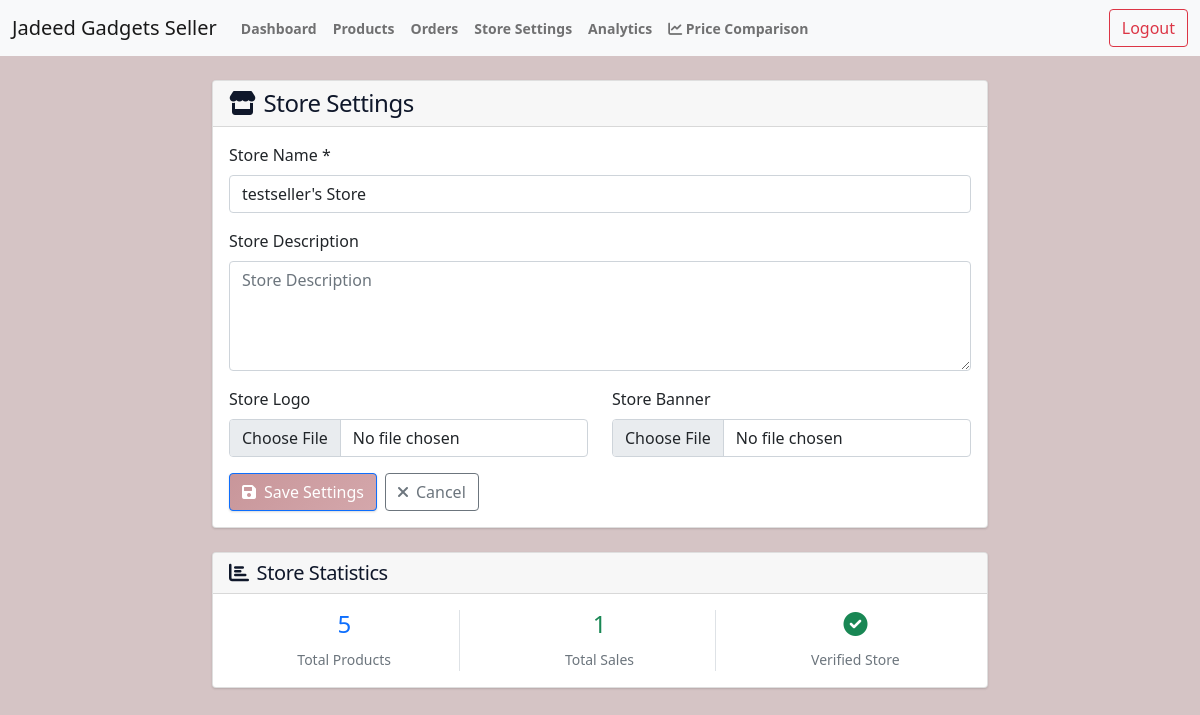
The page /seller/store/ (signed in) on the database its author committed.
### products/models.py (models this page shows, shortened)
class Store(models.Model):
    seller = models.OneToOneField(User, on_delete=models.CASCADE, related_name='store', limit_choices_to={'role': 'seller'})
    name = models.CharField(max_length=100)
    description = models.TextField(blank=True)
    logo = models.ImageField(upload_to='store_logos/', blank=True, null=True)
    banner = models.ImageField(upload_to='store_banners/', blank=True, null=True)
    is_active = models.BooleanField(default=True)
    is_verified = models.BooleanField(default=False)
    created_at = models.DateTimeField(auto_now_add=True)
    updated_at = models.DateTimeField(auto_now=True)
    @property
    def total_products(self):
        return self.seller.products.filter(is_active=True).count()
    @property
    def total_sales(self):
        from orders.models import OrderItem
        return OrderItem.objects.filter(product__seller=self.seller).count()

### accounts/models.py (models this page shows, shortened)
class User(AbstractUser):
    ROLE_CHOICES = [
        ('buyer', 'Buyer'),
        ('seller', 'Seller'),
        ('admin', 'Admin'),
    ]
    role = models.CharField(max_length=10, choices=ROLE_CHOICES, default='buyer')
    email = models.EmailField(unique=True)
    wishlist = models.ManyToManyField('products.Product', related_name='wishlisted_by', blank=True)

### products/seller_views.py (the view)
# urls.py: path('store/', seller_views.store_settings, name='store_settings'),
@login_required
@role_required('seller')
def store_settings(request):
    store, created = Store.objects.get_or_create(
        seller=request.user,
        defaults={'name': f"{request.user.username}'s Store"}
    )
    if request.method == 'POST':
        form = StoreForm(request.POST, request.FILES, instance=store)
        if form.is_valid():
            form.save()
            messages.success(request, 'Store settings updated successfully!')
            return redirect('store_settings')
    else:
        form = StoreForm(instance=store)
    return render(request, 'seller/store_settings.html', {'form': form, 'store': store})

### products/forms.py
class StoreForm(forms.ModelForm):
    class Meta:
        model = Store
        fields = ['name', 'description', 'logo', 'banner']
        widgets = {
            'name': forms.TextInput(attrs={'class': 'form-control', 'placeholder': 'Store Name'}),
            'description': forms.Textarea(attrs={'class': 'form-control', 'rows': 4, 'placeholder': 'Store Description'}),
            'logo': forms.FileInput(attrs={'class': 'form-control', 'accept': 'image/*'}),
            'banner': forms.FileInput(attrs={'class': 'form-control', 'accept': 'image/*'}),
        }

### accounts/context_processors.py (called while the page is built, shortened)
def cart_context(request):
    cart_items_count = 0
    cart_total = 0
    return {
        'cart_items_count': cart_items_count,
        'cart_total': cart_total,
        'categories': Product.CATEGORY_CHOICES,
    }

### recommendations/context_processors.py (called while the page is built, shortened)
def recommendations_context(request):
    context = {}
    if request.user.is_authenticated:
        recommended_ids = get_recommendations_for_user(request.user, n=4)
        recommended_products = Product.objects.filter(
            id__in=recommended_ids,
            is_active=True
        )[:4]
        products_dict = {p.id: p for p in recommended_products}
        context['sidebar_recommendations'] = [
            products_dict[pid] for pid in recommended_ids
            if pid in products_dict
        ][:4]
    return context

### recommendations/recommender.py (called while the page is built, shortened)
def get_recommendations_for_user(user, n=10):
    return recommendation_engine.get_recommendations(user, n)

    def load_model(self):
        model_path = Path(__file__).parent / 'recommendation_model.pkl'
        return False

    def get_popular_products(self, n=10):
        cache_key = f'popular_products_{n}'
        popular = cache.get(cache_key)
        if popular is None:
            popular = list(Product.objects.filter(is_active=True)
                         .annotate(interaction_count=Count('userinteraction'))
                         .order_by('-interaction_count', '-rating', '-created_at')[:n]
                         .values_list('id', flat=True))
            cache.set(cache_key, popular, 3600)  # Cache for 1 hour
        return popular

    def get_category_based_recommendations(self, user, n=10):
        user_interactions = UserInteraction.objects.filter(user=user)
        if not user_interactions.exists():
            return self.get_popular_products(n)

    def get_collaborative_recommendations(self, user, n=10):
        if not self.load_model():
            return self.get_category_based_recommendations(user, n)

### templates/seller/store_settings.html (shortened to what this page needs)
{% extends 'seller/base.html' %}
{% block content %}
<div class="container-fluid mt-4">
    <div class="row justify-content-center">
        <div class="col-lg-8">
            <div class="card">
                <div class="card-header">
                    <h4 class="mb-0"><i class="fas fa-store me-2"></i>Store Settings</h4>
                </div>
                <div class="card-body">
                    <form method="post" enctype="multipart/form-data">
                        <div class="mb-3">
                            <label for="{{ form.name.id_for_label }}" class="form-label">Store Name *</label>
                            {{ form.name }}
                        </div>
                        <div class="mb-3">
                            <label for="{{ form.description.id_for_label }}" class="form-label">Store Description</label>
                            {{ form.description }}
                        </div>
                        <div class="row">
                            <div class="col-md-6 mb-3">
                                <label for="{{ form.logo.id_for_label }}" class="form-label">Store Logo</label>
                                {{ form.logo }}
                            </div>
                            <div class="col-md-6 mb-3">
                                <label for="{{ form.banner.id_for_label }}" class="form-label">Store Banner</label>
                                {{ form.banner }}
                            </div>
                        </div>
                        <div class="d-flex gap-2">
                            <button type="submit" class="btn btn-primary">
                                <i class="fas fa-save me-2"></i>Save Settings
                            </button>
                            <a href="{% url 'seller_dashboard' %}" class="btn btn-outline-secondary">
                                <i class="fas fa-times me-2"></i>Cancel
                            </a>
                        </div>
                    </form>
                </div>
            </div>
            <div class="card mt-4">
                <div class="card-header">
                    <h5 class="mb-0"><i class="fas fa-chart-bar me-2"></i>Store Statistics</h5>
                </div>
                <div class="card-body">
                    <div class="row text-center">
                        <div class="col-md-4">
                            <div class="border-end">
                                <h4 class="text-primary">{{ store.total_products }}</h4>
                                <small class="text-muted">Total Products</small>
                            </div>
                        </div>
                        <div class="col-md-4">
                            <div class="border-end">
                                <h4 class="text-success">{{ store.total_sales }}</h4>
                                <small class="text-muted">Total Sales</small>
                            </div>
                        </div>
                        <div class="col-md-4">
                            <div>
                                {% if store.is_verified %}
                                    <h4 class="text-success"><i class="fas fa-check-circle"></i></h4>
                                    <small class="text-muted">Verified Store</small>
                                {% else %}
                                    <h4 class="text-warning"><i class="fas fa-clock"></i></h4>
                                    <small class="text-muted">Pending Verification</small>
                                {% endif %}
                            </div>
                        </div>
                    </div>
                </div>
            </div>
        </div>
    </div>
</div>
{% endblock %}

### static/css/style.css (style rules this page uses)
:root { --primary: linear-gradient(135deg, #c8969a 0%, #d4a7ab 100%); --primary-solid: #c8969a; --primary-hover: #b8868a; --primary-light: #e8d4d6; --secondary: #b8a090; --secondary-light: #d2c4b6; --secondary-dark: #9d8b7b; --accent: #e6d0b8; --accent-hover: #d6c0a8; --accent-light: #f2e8dc; --main-bg: rgba(164, 128, 130, 1); --neutral-bg: rgba(248, 243, 238, 0.95); --success: #10b981; --error: #ef4444; --warning: #f59e0b; --info: #7091E6; --white: #ffffff; --gray-100: #EDE8F5; --gray-200: #ADBBDA; --gray-300: #8697C4; --gray-400: #8697C4; --gray-500: #7091E6; --gray-600: #3D52A0; --gray-700: #2B3F7A; --gray-800: #1e293b; --gray-900: #0f172a; --shadow-xs: 0 1px 2px 0 rgba(0, 0, 0, 0.03); --shadow-sm: 0 1px 3px 0 rgba(0, 0, 0, 0.05), 0 1px 2px 0 rgba(0, 0, 0, 0.1); --shadow: 0 4px 6px -1px rgba(0, 0, 0, 0.08), 0 2px 4px -1px rgba(0, 0, 0, 0.06); --shadow-md: 0 10px 15px -3px rgba(0, 0, 0, 0.08), 0 4px 6px -2px rgba(0, 0, 0, 0.05); --shadow-lg: 0 20px 25px -5px rgba(0, 0, 0, 0.08), 0 10px 10px -5px rgba(0, 0, 0, 0.04); --shadow-xl: 0 25px 50px -12px rgba(0, 0, 0, 0.15); --radius-xs: 0.125rem; --radius-sm: 0.375rem; --radius: 0.5rem; --radius-md: 0.75rem; --radius-lg: 1rem; --radius-xl: 1.5rem; --radius-full: 9999px; --space-1: 0.25rem; --space-2: 0.5rem; --space-3: 0.75rem; --space-4: 1rem; --space-5: 1.25rem; --space-6: 1.5rem; --space-8: 2rem; --space-10: 2.5rem; --space-12: 3rem; --space-16: 4rem; --space-20: 5rem; --text-xs: 0.75rem; --text-sm: 0.875rem; --text-base: 1rem; --text-lg: 1.125rem; --text-xl: 1.25rem; --text-2xl: 1.5rem; --text-3xl: 1.875rem; --text-4xl: 2.25rem; --text-5xl: 3rem; --transition: all 0.3s cubic-bezier(0.4, 0, 0.2, 1); --transition-fast: all 0.15s ease-out; }
* { box-sizing: border-box; margin: 0; padding: 0; }
body { font-family: "Inter", -apple-system, BlinkMacSystemFont, 'Segoe UI', Roboto, sans-serif; color: #2c1f2a; background: #D5C4C5 !important; line-height: 1.6; -webkit-font-smoothing: antialiased; -moz-osx-font-smoothing: grayscale; scroll-behavior: smooth; min-height: 100vh; }
h1, h2, h3, h4, h5, h6 { font-weight: 700; line-height: 1.25; margin-bottom: var(--space-4); color: var(--gray-900); letter-spacing: -0.02em; }
h4 { font-size: var(--text-2xl); }
h5 { font-size: var(--text-xl); }
a { color: var(--primary-solid); text-decoration: none; transition: var(--transition-fast); position: relative; }
.btn { display: inline-flex; align-items: center; justify-content: center; gap: var(--space-2); padding: var(--space-3) var(--space-6); font-size: var(--text-sm); font-weight: 600; border-radius: var(--radius-lg); border: none; cursor: pointer; transition: var(--transition); text-decoration: none; white-space: nowrap; position: relative; overflow: hidden; }
.btn:before { content: ''; position: absolute; top: 0; left: -100%; width: 100%; height: 100%; background: #a48082; transition: left 0.5s; }
.form-input, .form-control { padding: var(--space-3) var(--space-4); border: 2px solid var(--gray-300); border-radius: var(--radius-md); font-size: var(--text-base); transition: var(--transition); background: var(--white); width: 100%; }
.btn-primary { background: var(--primary); color: white; box-shadow: var(--shadow-sm); }
.btn-outline-secondary { background: transparent; color: var(--gray-600); border: 2px solid var(--gray-300); }
.card { background: var(--white); border-radius: var(--radius-xl); box-shadow: var(--shadow-sm); border: 1px solid var(--gray-100); overflow: hidden; transition: var(--transition); position: relative; }
.card-header { padding: var(--space-6); background: linear-gradient(135deg, var(--gray-50) 0%, var(--white) 100%); border-bottom: 1px solid var(--gray-100); }
.card-body { padding: var(--space-6); }

### rows shown on the page
Store: name "testseller's Store", total_products "5", total_sales "1"
